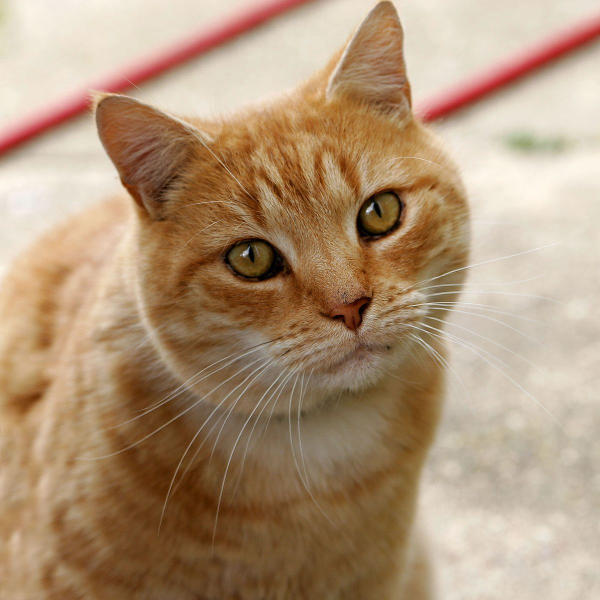
#> input picture data/cat.jpg, 1200 x 1199 px, found by its file name (shown at 1/2 size)
$ jupyter execute Lab1_Solution.ipynb   (shell and % lines are left out)
#> lines starting #> are read from the running program, lines starting #| are printed output that depends on the picture; after the words box and inside, x2 and y2 are one past the last pixel; in counts of white or black regions, pixels touching at a corner belong together
# Getting started with OpenCV
OpenCV is the most widely used framework for computer vision tasks. It supports a wide variety of algorithms related to computer vision and machine learning and it is expanding day-by-day.

The purpose if this exercise is for you to get some hands-on experience with OpenCV by solving some basic image processing tasks.

The best place to start is here: https://opencv-python-tutroals.readthedocs.io/en/latest/py_tutorials/py_tutorials.html

## Mount your Google Drive
Make a copy of this notebook in your Google Drive. And yes, you need to mount your Drive every time you start working on a notebook.

[cell 1]
from google.colab import drive
drive.mount('/content/gdrive')

## Task 1 - Core operations
You will learn some basic operations with OpenCV.

First, lets download an image to work on:

[cell 2]
import urllib.request

url = "https://github.com/aivclab/dlcourse/raw/master/data/cat.jpg"
urllib.request.urlretrieve(url,'/content/gdrive/My Drive/cat.jpg')

# Check that the file is in your Drive

[cell 3]
import cv2
import numpy as np
import matplotlib.pyplot as plt

### Task 1.1
Load the image from your Drive using OpenCV's imread function (not Pillow!).

Then display the image using Matplotlib (OpenCV's imshow function will not work in a notebook)

[cell 4]
# Read image using OpenCV
#img = <your code goes here>
img = cv2.imread('/content/gdrive/My Drive/cat.jpg') #<your code goes here>
#> img is the input picture: shape (1199, 1200, 3); mean B, G, R 120.7, 148.8, 175.9

# Display image using Matplotlib
plt.imshow(img)

### Questions 1.1
1. What is the size of the image?
2. How many color channels does it have?
3. Why do the colors look so weird?

**Answer to question 1:**

[cell 5]
print(img.shape)
#| (1199, 1200, 3)

**Answer to question 2:** Three color channels

**Answer to question 3:** Color channels in OpenCV images are ordered Blue, Green, Red, but matplotlib's ``imshow`` function expects the colors be in the order Red, Green, Blue. So what happens here is that when you call plt.imshow(img), the Blue and Red channels have been switched.

### Tasks 1.2
Run this piece of code:

[cell 6]
b,g,r = cv2.split(img)
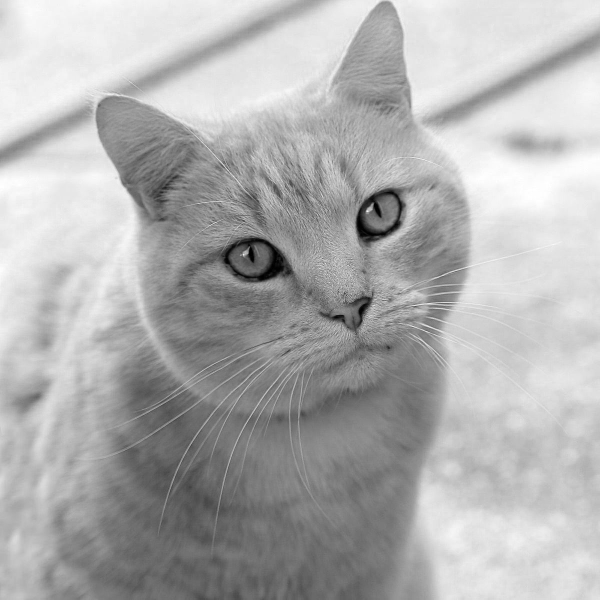
#> r: shape (1199, 1200) (shown at 1/2 size); min 0, max 255, mean 175.9
rgb = cv2.merge((r,g,b))
plt.imshow(rgb)

### Questions 1.2
1. What just happened?

**Answer:** We switched the Blue and Red channels to make Matplotlib display the image colors correctly.

### Task 1.3
Let's do some pixel operations:

(Need help? OpenCV images are simply Numpy arrays. Look under indexing in the Numpy tutorial: https://github.com/aivclab/dlcourse/blob/master/Lab1_Tutorial.ipynb)

[cell 7]
# What is the color [b,g,r] of the pixel at location [100,100]?
#<your code goes here>
print(img[100,100])
#| [214 230 236]

# Set the color the pixel at location [100,100] to the value [255,255,255]
#<your code goes here>
img[100,100] = [255,255,255]
#> img: shape (1199, 1200, 3); under 0.01% of pixels changed, all inside (x1, y1, x2, y2) = (100, 100, 101, 101)

# Make the color of all pixels in the region [380:480, 710:810] white
#<your code goes here>
img[380:480, 710:810] = 255
#> img: shape (1199, 1200, 3); mean B, G, R 122.2, 150.2, 177

# Display
plt.imshow(cv2.cvtColor(img, cv2.COLOR_BGR2RGB))

### Questions 1.3
1. Where is the origin of the image coordinate system?
2. What is the direction of the first coordinate/axis?
3. What is the direction of the second coordinate/axis?
4. Oh, and what does the function cv2.cvtColor do?

**Answer to question 1:** The origin is in the upper-left corner of the image.

**Answer to question 2:** The direction of the first axis is top to bottom.

**Answer to question 3:** The direction of the second axis is left to right.

**Answer to question 4:** In this case it converts colorspace from BGR to RGB.

## Task 2
You will learn some basic image processing.

Where to find inspiration:
* https://opencv-python-tutroals.readthedocs.io/en/latest/py_tutorials/py_core/py_basic_ops/py_basic_ops.html#basic-ops
* https://opencv-python-tutroals.readthedocs.io/en/latest/py_tutorials/py_imgproc/py_colorspaces/py_colorspaces.html
* https://opencv-python-tutroals.readthedocs.io/en/latest/py_tutorials/py_imgproc/py_thresholding/py_thresholding.html
* https://opencv-python-tutroals.readthedocs.io/en/latest/py_tutorials/py_imgproc/py_geometric_transformations/py_geometric_transformations.html
* https://opencv-python-tutroals.readthedocs.io/en/latest/py_tutorials/py_imgproc/py_contours/py_table_of_contents_contours/py_table_of_contents_contours.html

### Task 2.1
Lets do some simple geometric transformations of the cat image:

[cell 8]
#Reload cat image
img = cv2.imread('/content/gdrive/My Drive/cat.jpg')

# Convert to grayscale
img = cv2.cvtColor(img, cv2.COLOR_BGR2GRAY)
#> img: shape (1199, 1200)

# Resize img to size 100 by 100
#<your code goes here>
img = cv2.resize(img,(100,100), interpolation = cv2.INTER_CUBIC)
#> img: shape (100, 100)

# Now, rotate the resized image 35 degrees counter clockwise
angle = 35
rows,cols = img.shape
M = cv2.getRotationMatrix2D((cols/2,rows/2),angle,1)
img = cv2.warpAffine(img,M,(cols,rows))
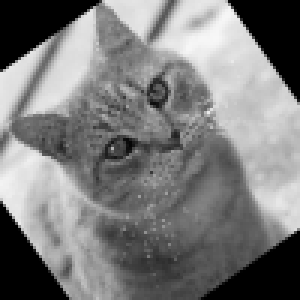
#> img: shape (100, 100) (shown 3 times larger); min 0, max 247, mean 123.4

# Display
plt.imshow(img, cmap='gray')

### Questions 2.1
1. How would you use cv2.resize to scale the image to half the original size?
2. What do you think the matrix M does? Hint: See [here](https://opencv-python-tutroals.readthedocs.io/en/latest/py_tutorials/py_imgproc/py_geometric_transformations/py_geometric_transformations.html)
3. What happens if you delete cmap='gray' in plt.imshow?

**Answer to 1:** ``img = cv2.resize(img,None,fx=0.5, fy=0.5, interpolation = cv2.INTER_CUBIC)``

**Answer to 2:** M is "some kind of transformation matrix" that transforms the image coordinates in order to rotate the image

**Answer to 3:** The colors look weird... The reason is that matplotlib maps grayscale values into colors using a so-called color map.

### Task 2.2
Let's try another image:

[cell 9]
import urllib.request

url = "https://github.com/aivclab/dlcourse/raw/master/data/sudoku.jpg"
urllib.request.urlretrieve(url,'/content/gdrive/My Drive/sudoku.jpg')

# Check that the file is in your Drive

Display the image:

[cell 10]
# Load sudoku image
img = cv2.imread('/content/gdrive/My Drive/sudoku.jpg')
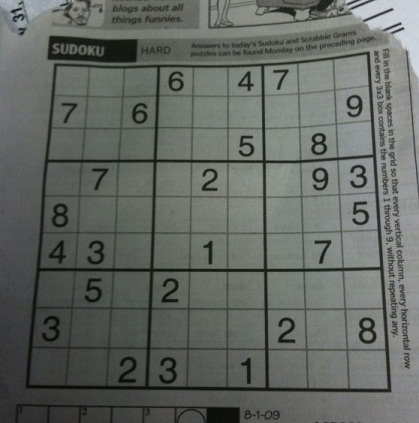
#> input picture data/sudoku.jpg, 419 x 423 px, found by its file name
#> img is the input picture: shape (423, 419, 3); mean B, G, R 98.9, 103.6, 99.4

# Convert to grayscale
img = cv2.cvtColor(img, cv2.COLOR_BGR2GRAY)
#> img: shape (423, 419)

# Display
plt.imshow(img, cmap='gray')

Do some magic!

[cell 11]
rows,cols = img.shape

pts1 = np.float32([[56,65],[368,52],[28,387],[389,390]])
pts2 = np.float32([[0,0],[300,0],[0,300],[300,300]])

M = cv2.getPerspectiveTransform(pts1,pts2)

img_aligned = cv2.warpPerspective(img,M,(300,300))

plt.subplot(121),plt.imshow(img,cmap='gray'),plt.title('Input')
plt.subplot(122),plt.imshow(img_aligned,cmap='gray'),plt.title('Output')

### Questions 2.2
1. Can you figure out how the coordinates ``pts1`` were selected?
2. What does the transform ``warpPerspective`` do?

**Answer to question 1:** They correspond roughly to the four corners of the sudoku plate in the input image:
- [56,65] = upper left corner
- [368,52] = upper right corner
- [28,387] = lower left corner
- [389,390] = lower right corner

*Remark:* Do you notice something strange about these coordinates? Actually the order of the two coordinates is reversed compared to the Numpy standard. So the first coordinate is along the horizontal direction, and the second coordinate is along the vertical direction. This inconsistency between Numpy coordinates and OpenCV coordinates is somewhat confusing...

**Answer to question 2:** The image got warped such that the points pts1 in the Input image were mapped to the points pts2 in the Ouput image. In general, this type of transformation is called a homography or a perspective transformation.

The specific transformation that we have performed here is called "image rectification". In reality the sudoku field is square, but due to perspective effects, the field does not appear to be square in the Input image. However, because the sudoku field is prined on a planar surface (i.e., a newspaper), we can use a perspective transformation to make it appear is if the camera had been placed directly above the sudoku plate. This is only possible, because the newspaper is planar.

Technically, a perspective transform or [homography](https://docs.opencv.org/3.4.1/d9/dab/tutorial_homography.html) is a transformation of points from one plane to another plane, through a common center of projection:

In this figure, the leftmost plane is our image plane, and the rightmost plane represents the newspaper with the sudoku plate. A perspective transform allows us to rotate the rightmost plane and map whatever is on that plane onto the image plane (throuogh the center of projection). In the case of image rectification the rightmost plane is rotated such that it is parallel with the image plane (not shown in the figure).

### Task 2.3
Suppose, you wanted to detect and recognize the individual numbers from the cells on the sudoku field. A first step towards achieving this could be to

1. make the image binary, such that pixels are either black or white
2. group black pixels into connected clusters (also called connected components)
3. recognize digits by performing some sort of template matching on each component against a database of digits

The first step is called thresholding:

[cell 12]
ret,thresh1 = cv2.threshold(img_aligned,100,255,cv2.THRESH_BINARY)
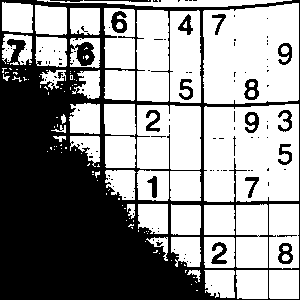
#> thresh1: shape (300, 300); 57.3% white; 119 black regions (99 under 20 px), largest, box (x1, y1, x2, y2) and area: (0, 0, 300, 300) 35737, (111, 11, 127, 33) 220, (211, 242, 227, 264) 189
thresh2 = cv2.adaptiveThreshold(img_aligned,255,cv2.ADAPTIVE_THRESH_MEAN_C,cv2.THRESH_BINARY,11,7)
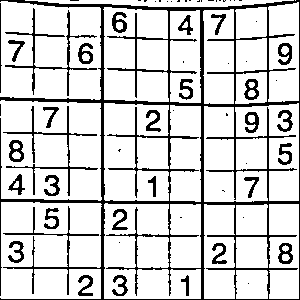
#> thresh2: shape (300, 300); 82.6% white; 64 black regions (34 under 20 px), largest, box (x1, y1, x2, y2) and area: (0, 0, 300, 300) 10282, (5, 8, 97, 96) 708, (3, 106, 98, 196) 679
plt.subplot(121),plt.imshow(thresh1,cmap='gray'),plt.title('thresh1')
plt.subplot(122),plt.imshow(thresh2,cmap='gray'),plt.title('thresh2')

### Questions 2.3
1. Explain how thresh1 is calculated
2. Explain how thresh2 is calculated

**Answer:** Thresholdning is basically the process of turning a grayscale image into a binary image. For thresh1, all pixels in the input image with intensity less than a threshold (100 in this case) are set to zero, and the remaining pixels are set to the maximum value (255 in this case). As you can see, using a global threshold is noot always optimal. A better solution in this case is tooo use a local (i.e., position-dependent) threshold, and this is how thresh2 is calculated. The local threshold is based on the mean pixel intensity within a predefined window size (11 in this case).

### Task 2.4
We can use OpenCV findContours to find alle the connected components in a binary image. The algorithm looks for connected white pixels that are connected, so we first have to invert the binary image:

[cell 13]
thresh2_inv = cv2.bitwise_not(thresh2)
#> thresh2_inv: shape (300, 300); 17.4% white; 64 white regions (34 under 20 px)
plt.imshow(thresh2_inv,cmap='gray')

Next, let's run findContours and look at the output:

[cell 14]
contours, hierarchy = cv2.findContours(thresh2_inv,cv2.RETR_TREE,cv2.CHAIN_APPROX_SIMPLE)
#> contours = 98 contours, 35 with area under 20; largest, box (x1, y1, x2, y2) and area: (0, 0, 300, 300) 59122, (103, 202, 202, 300) 6008, (103, 102, 170, 202) 5130, (102, 6, 170, 103) 4845, (234, 102, 300, 202) 3974

drawing_contours = np.zeros((img_aligned.shape[0],img_aligned.shape[1],3),dtype=np.uint8)
drawing_contours = cv2.drawContours(drawing_contours, contours, -1, (255,255,255), 1)
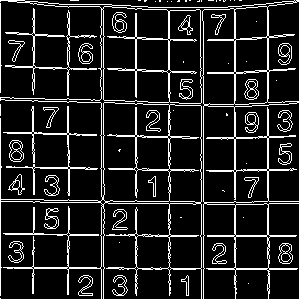
#> drawing_contours: shape (300, 300, 3); 13.2% white in thin lines or dots

drawing_boxes = cv2.cvtColor(img_aligned,cv2.COLOR_GRAY2BGR)
for cnt in contours:
  x,y,w,h = cv2.boundingRect(cnt)
  drawing_boxes = cv2.rectangle(drawing_boxes,(x,y),(x+w,y+h),(0,255,0),2)
#> this loop made 98 passes
#> (x, y, w, h) on passes 1 to 8: (78, 275, 15, 21), (8, 241, 16, 22), (44, 208, 15, 21), (44, 175, 16, 21), (8, 174, 17, 21), (12, 180, 8, 9), (9, 140, 15, 22), (11, 150, 11, 10)
#> pass 1, `drawing_boxes = cv2.rectangle(drawing_boxes,(x,y),(x+w,y+h),(0,255,0),2)`:
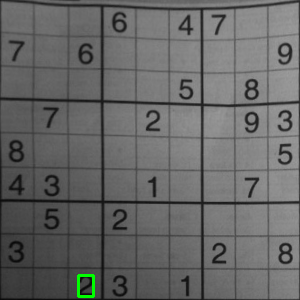
#> drawing_boxes: shape (300, 300, 3); mean B, G, R 102.2, 102.8, 102.2
#> after the loop:
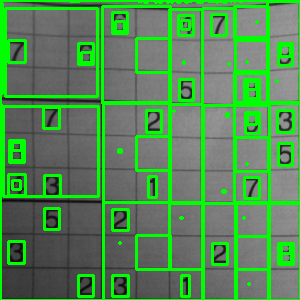
#> drawing_boxes: shape (300, 300, 3); mean B, G, R 83.3, 138.5, 83.3

plt.figure(figsize=(10,10))
plt.subplot(121); plt.imshow(drawing_contours,cmap='gray')
plt.subplot(122); plt.imshow(drawing_boxes,cmap='gray')

### Questions 2.4
``contours`` is a Python list of all the contours in the image.
1. How many contours are there?

**Answer:** 98

``contours`` is a list of lists, where each entry of the outer most level corresponds to a whole contour, and the list at the inner most level contains the (x,y) coordinates of the contour points:

[cell 15]
print("Number of contours: " + str(len(contours)))
#| Number of contours: 98
print("Size of first contour: " + str(contours[0].shape))
#| Size of first contour: (44, 1, 2)
plt.plot(contours[0][:,0,0],-contours[0][:,0,1])
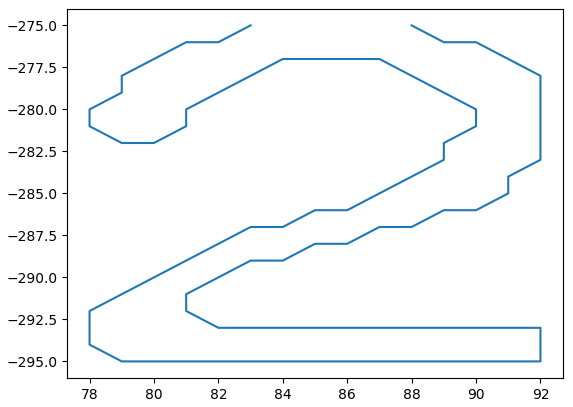
#> figure drawn by matplotlib, 1 panel

### Task 2.5
Based on the output of findContours, see if you can generate a new image, containing just the numbers. You should remove the gridlines of the sudoku field, as well as noise.

**Solution**

[cell 16]
# Creat empty image
img_just_numbers = np.ones(thresh2.shape,dtype=np.uint8) * 255

# Loop over contours
for cnt in contours:
    x,y,w,h = cv2.boundingRect(cnt)

    # Calculate area of bounding box
    area = w*h

    # Copy if area of bounding box is below 400 and above 100
    if area > 100 and area < 400:
        img_just_numbers[y:y+h, x:x+w] = thresh2[y:y+h, x:x+w]
#> this loop made 98 passes
#> (x, y, w, h, area) on passes 1 to 8: (78, 275, 15, 21, 315), (8, 241, 16, 22, 352), (44, 208, 15, 21, 315), (44, 175, 16, 21, 336), (8, 174, 17, 21, 357), (12, 180, 8, 9, 72), (9, 140, 15, 22, 330), (11, 150, 11, 10, 110)
#> img_just_numbers: shape (300, 300); 95.7% white; 27 black regions, largest, box (x1, y1, x2, y2) and area: (9, 140, 24, 162) 187, (278, 43, 292, 65) 175, (278, 243, 293, 264) 175

plt.imshow(img_just_numbers,cmap='gray')

In summary, we have
- Rectified the sudoku plate to eliminate perspective effects
- Performed adaptive thresholding to separate the black grid lines and black digits from the white background
- Performed connected component analysis and filtering based on the area to isolate just the digits

The final step would be to recognize the digits, which is fairly easy in this case, assuming that they are always printed using the same font. We could simply compare all the detected digits against "templates" for all the digits 0, 1, ..., 9.

## Task 3
You will learn about image gradients and smoothing.

Where to find inspiration:
* https://opencv-python-tutroals.readthedocs.io/en/latest/py_tutorials/py_imgproc/py_gradients/py_gradients.html
* https://opencv-python-tutroals.readthedocs.io/en/latest/py_tutorials/py_imgproc/py_filtering/py_filtering.html
* https://opencv-python-tutroals.readthedocs.io/en/latest/py_tutorials/py_imgproc/py_canny/py_canny.html

Let's continue working on the sudoku image:

[cell 17]
# Load sudoku image
img = cv2.imread('/content/gdrive/My Drive/sudoku.jpg')

# Convert to grayscale
img = cv2.cvtColor(img, cv2.COLOR_BGR2GRAY)

# Display
plt.imshow(img, cmap='gray')

### Task 3.1
Recall that in vector calculus, the gradient is a multi-variable generalization of the derivative. Thinking of an image as a 2D function, the gradient at each position (pixel) indicates how much the intensity varies along the X- and Y-direction.

A simple way to approximate the derivate along X and Y is to simply take pixel differences:

[cell 18]
# First convert to float and normalize intensities to range 0.0 to 1.0
img_float = img.astype(np.float32) / 255.

# Approximate derivate along X
Ix = np.diff(img_float, axis=1)

# Approximate derivate along Y
Iy = np.diff(img_float, axis=0)

plt.figure(figsize=(12,12))
plt.subplot(121);
plt.imshow(Ix,cmap='gray',vmin=-0.5,vmax=0.5), plt.title('Ix: Derivate along X')
plt.subplot(122);
plt.imshow(Iy,cmap='gray',vmin=-0.5,vmax=0.5), plt.title('Iy: Derivate along Y')

Plot image intensities (img_float) and derivate (Ix) along row 200.

Also, display Ix again but this time with amplified intensities (using vmin and vmax).

[cell 19]
plt.figure(figsize=(12,12))
plt.subplot(211); plt.plot(img_float[200,:]); plt.plot(Ix[200,:]), plt.legend(('Image intenstities','Derivate'))
plt.subplot(212); plt.imshow(Ix,cmap='gray',vmin=-0.05,vmax=0.05)

### Questions 3.1
1. Explain what you see in the two images above (Ix and Iy)?
2. What is the difference between the two images?
3. Explain what you see in the plot of Ix along row 200 and amplified Ix image? Why is the image so noisy?

**Answers:**
1. The two images are just the pixel differences along X and Y. In mathematical terms the output intensity location (x,y) is simply Ix(x,y) = I(x+1,y) - I(x,y). Derivatives can be both positive and negative, shown as bright and dark intensities, respectively.
2. Ix is the derivative along X and is approximatley zero everywhere, except when the intensity changes along the X direction. Same goes for Iy, which is the derivative along Y.
3. The pixel difference is a poor estimator of the derivative, and it is very sensitive to noise.

### Task 3.2
Let's try to smoothen the input image and then recalculate the gradients:

[cell 20]
kernel = np.ones((5,5),np.float32)/25
img_float_smoothed = cv2.filter2D(img_float,-1,kernel)

# Approximate derivate along X
Ix = np.diff(img_float_smoothed, axis=1)

# Approximate derivate along Y
Iy = np.diff(img_float_smoothed, axis=0)
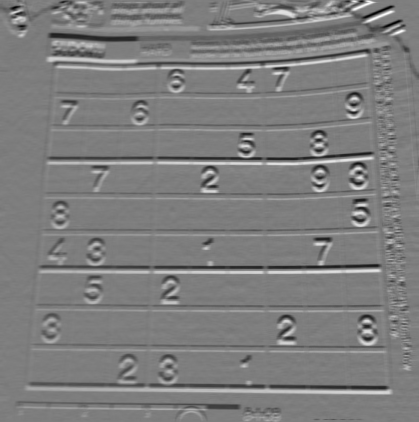
#> Iy: shape (422, 419) float32; min -0.108, max 0.109, mean -0.000498; drawn with min black and max white

plt.figure(figsize=(12,12))
plt.subplot(221);
plt.imshow(img_float,cmap='gray'), plt.title('Original image')
plt.subplot(222);
plt.imshow(img_float_smoothed,cmap='gray'), plt.title('Smoothed image')
plt.subplot(223);
plt.imshow(Ix,cmap='gray',vmin=-0.5,vmax=0.5), plt.title('Ix: Derivate along X')
plt.subplot(224);
plt.imshow(Iy,cmap='gray',vmin=-0.5,vmax=0.5), plt.title('Iy: Derivate along Y')
#> (the rest of the program and of its run is left out)
